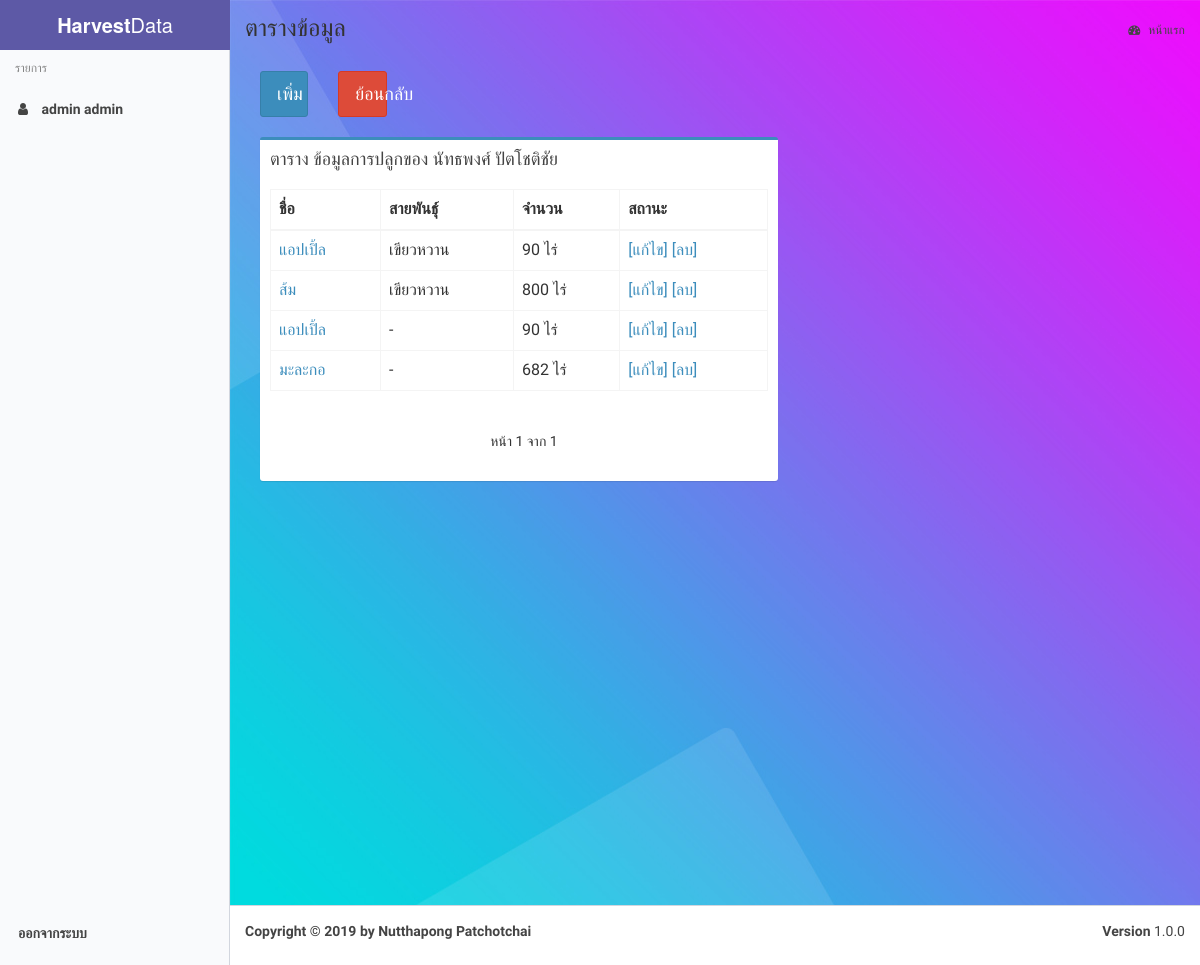
The page /farmer/18/ (signed in) on the database its author committed.
### Farmer/models.py (models this page shows, shortened)
class Farmer(models.Model):
    User_id = models.ForeignKey(User, on_delete=models.CASCADE)
    name = models.CharField(max_length=100, default='')
    lastname = models.CharField(max_length=100, default='')
    age = models.IntegerField(default='')
    address = models.TextField(max_length=500, default='')
    tel = models.CharField(max_length=100, default='')

class Plant(models.Model):
    fruit_name = models.CharField(max_length=100, default='')
    fruit_breed = models.CharField(max_length=100, default='')
    scale = models.CharField(max_length=100, default='')
    Farmer_id = models.ForeignKey(Farmer, on_delete=models.CASCADE)

### Farmer/views.py (the view)
# urls.py: path('farmer/<int:Farmer_id>/', farmer_views.ViewPlant, name='viewFarmer'),
@login_required
def ViewPlant(request, Farmer_id):
    viewfarmer = Farmer.objects.get(id=Farmer_id)
    viewplant = Plant.objects.filter(Farmer_id=Farmer_id)
    paginator = Paginator(viewplant, 10)
    page = request.GET.get('page')
    plantpage = paginator.get_page(page)
    viewplantpage = {
                'viewplant': viewplant,
                'viewfarmer': viewfarmer,
                'famerpage': plantpage
    }
    return render(request, 'Farmer/ViewPlant.html', viewplantpage)

### Farmer/templates/Farmer/ViewPlant.html (shortened to what this page needs)
{% extends "Farmer/base.html" %}
{% load static %}
{% block content %}
<section class="content">
<div class="row" >
    <div class="col-md-1">
<a type="button" class="btn btn-block btn-primary btn-lg" href="{% url 'createPlant' viewfarmer.id %}">เพิ่ม</a>
    </div>
    <div class="col-md-1">
        <a type="button" class="btn btn-block btn-danger btn-lg" href="{% url 'index' %}">ย้อนกลับ</a>
    </div>
    <div class="col-md-10"></div>
</div>
    <br>
      <div class="row">
        <div class="col-md-7">
            <div class="box box-primary">
                <div class="box-header">
                <h3 class="box-title">ตาราง ข้อมูลการปลูกของ {{ viewfarmer.name }}   {{ viewfarmer.lastname}}  </h3>
                </div>
            <div class="box-body">
              <div id="example2_wrapper" class="dataTables_wrapper form-inline dt-bootstrap"><div class="row"><div class="col-sm-6"></div><div class="col-sm-6"></div></div><div class="row"><div class="col-sm-12"><table id="example2" class="table table-bordered table-hover dataTable" role="grid" aria-describedby="example2_info">
                <thead>
                <tr role="row">
                    <th class="sorting_asc" tabindex="0" aria-controls="example2" rowspan="1" colspan="1" aria-sort="ascending" aria-label="Rendering engine: activate to sort column descending">ชื่อ</th>
                    <th class="sorting" tabindex="0" aria-controls="example2" rowspan="1" colspan="1" aria-label="Browser: activate to sort column ascending">สายพันธุ์</th>
                    <th class="sorting" tabindex="0" aria-controls="example2" rowspan="1" colspan="1" aria-label="Platform(s): activate to sort column ascending">จำนวน</th>
                    <th class="sorting" tabindex="0" aria-controls="example2" rowspan="1" colspan="1" aria-label="CSS grade: activate to sort column ascending">สถานะ</th></tr>
                </thead>
                <tbody>
                {% for VP in viewplant %}
                <tr role="row" class="odd">
                  <td class="sorting_1"><a type="button" href="{% url 'viewHarvest' VP.Farmer_id_id VP.id  %}">{{ VP.fruit_name }}</a></td>
                    <td>{{ VP.fruit_breed }}</td>
                    <td>{{ VP.scale }} ไร่</td>
                  <td>
                      <a type="button" href="{% url 'editPlant' VP.Farmer_id_id VP.id %}">[แก้ไข]</a>
                      <a type="button" href="{% url 'deletePlant' VP.Farmer_id_id VP.id %}">[ลบ]</a>
                  </td>
                </tr>
                {% endfor %}
                </tbody>
              </table></div></div>
                          <div class="row">
                      <div class="col-sm-5">
                      </div>
                      <div class="col-sm-7">
                        <div class="pagination">
                            <span class="step-links">
        <span class="current">
            หน้า {{ famerpage.number }}  จาก {{ famerpage.paginator.num_pages }}
        </span>
    </span>
</div>
                      </div>
                  </div>
                </div>
            </div>
            </div>
        </div>
          </div>
</section>
{% endblock %}

### Farmer/templates/Farmer/base.html (shortened to what this page needs)
{% load static %}
{% load sweetify %}
<html>
<head>
  <link rel="stylesheet" href="{% static 'Farmer/css/bootstrap.min.css' %}">
  <link rel="stylesheet" href="{% static 'Farmer/css/font-awesome.min.css' %}">
  <link rel="stylesheet" href="{% static 'Farmer/css/ionicons.min.css' %}">
  <link rel="stylesheet" href="{% static 'Farmer/css/AdminLTE.min.css' %}">
     <link rel="stylesheet" href="{% static 'Farmer/css/alt/AdminLTE-bootstrap-social.min.css' %}">
     <link rel="stylesheet" href="{% static 'Farmer/css/alt/AdminLTE-fullcalendar.min.css' %}">
     <link rel="stylesheet" href="{% static 'Farmer/css/alt/AdminLTE-select2.min.css' %}">
     <link rel="stylesheet" href="{% static 'Farmer/css/alt/AdminLTE-without-plugins.min.css' %}">
    <link rel="stylesheet" href="{% static 'Farmer/css/skins/_all-skins.min.css' %}">
</head>
<body class="skin-purple-light sidebar-mini wysihtml5-supported" >
  <header class="main-header" style="background-image: url({% static 'Login/images/bg-01.jpg' %} );">
    <a href="{% url 'index' %}" class="logo">
      <span class="logo-lg"><b>Harvest</b>Data</span>
    </a>
  </header>
  <aside class="main-sidebar" >
    <section class="sidebar" style="height: auto;">
      <ul class="sidebar-menu tree" data-widget="tree">
        <li class="header">รายการ</li>
        <li><a href="{% url 'index' %}"><i class="fa fa-user"></i> <span>{{  user.first_name }}</span>  <span>{{user.last_name}}</span></a></li>
<br><br><br><br><br><br><br><br><br><br><br><br><br><br><br><br><br><br><br><br><br><br><br><br><br><br><br><br><br><br><br><br><br><br><br><br><br><br><br>
          <li class="lowercase"><a href="{% url 'logout' %}" ><span>ออกจากระบบ</span></a></li>
      </ul>
    </section>
  </aside>
  <div class="content-wrapper" style="background-image: url({% static 'Login/images/bg-01.jpg' %} );">
    <section class="content-header">
      <h1>
        ตารางข้อมูล
      </h1>
      <ol class="breadcrumb">
        <li><a href="{% url 'index' %}"><i class="fa fa-dashboard"></i> หน้าแรก</a></li>
      </ol>
    </section>
    <section class="content" >
{% block content %}
    {% endblock %}
        </section>
      </div>
  <footer class="main-footer">
    <div class="pull-right hidden-xs">
      <b>Version</b> 1.0.0
    </div>
      <strong>Copyright © 2019 by Nutthapong Patchotchai</strong>
  </footer>
</body>
</html>

### rows shown on the page
Farmer: name "นัทธพงศ์", lastname "ปัตโชติชัย"
Plant: fruit_name "แอปเปิ้ล", fruit_breed "เขียวหวาน", scale "90"
Plant: fruit_name "ส้ม", fruit_breed "เขียวหวาน", scale "800"
Plant: fruit_name "แอปเปิ้ล", fruit_breed "-", scale "90"
Plant: fruit_name "มะละกอ", fruit_breed "-", scale "682"

### other values the page prints
{{ user.first_name }} "admin"
{{ user.last_name }} "admin"
{{ famerpage.number }} "1"
{{ famerpage.paginator.num_pages }} "1"
